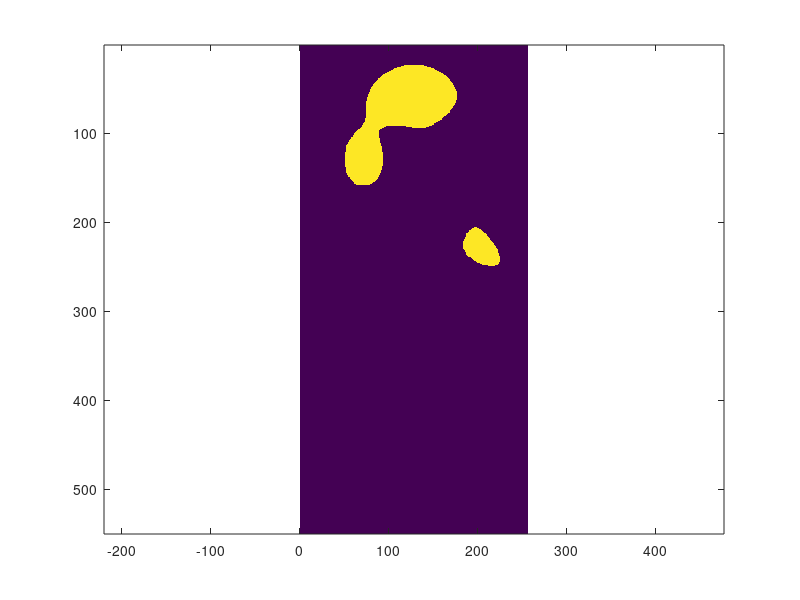

Write MATLAB code to recreate this figure. (Note: this script raises an error after producing the figure.)
clc; clear;

S = flipud(peaks(256))';
S = S>2;
S(20+(1:75),200+(1:75)) = S(75+(1:75),125+(1:75));
S(75+(1:75),125+(1:75)) = 0;
S = [S 0*S];
S = flipud(S)';


domain = [0 2 0 1];
m = size(S);
W = S; 
figure(1); clf;
imagesc(S);
axis equal

 save('Peaks2D.mat','W','domain','m')
return
%%
load Peaks2D.mat
x1 = linspace(domain(1),domain(2),m(1));
x2 = linspace(domain(3),domain(4),m(2));

figure(1); clf;
imagesc(x1,x2,flipud(W'))
axis equal tight
figDir = '/Users/lruthot/Dropbox/Projects/2019-MIPDECOpaper/images/figSources/';
set(gca,'FontSize',20)
 printFigure(gcf,fullfile(figDir,'2Dpeaks-W.png'),'printFormat','.png','printOpts','-dpng');

 %%
x1 = linspace(domain(1),domain(2),m(1)+1);
x2 = linspace(domain(3),domain(4),m(2)+1);
 figure(2); clf;
imagesc(x1,x2,flipud(utrue'))
hold on;
plot(rec(:,1),rec(:,2),'.r','MarkerSize',20)
axis equal tight
figDir = '/Users/lruthot/Dropbox/Projects/2019-MIPDECOpaper/images/figSources/';
set(gca,'FontSize',20)
 printFigure(gcf,fullfile(figDir,'2Dpeaks-utrue.png'),'printFormat','.png','printOpts','-dpng');
